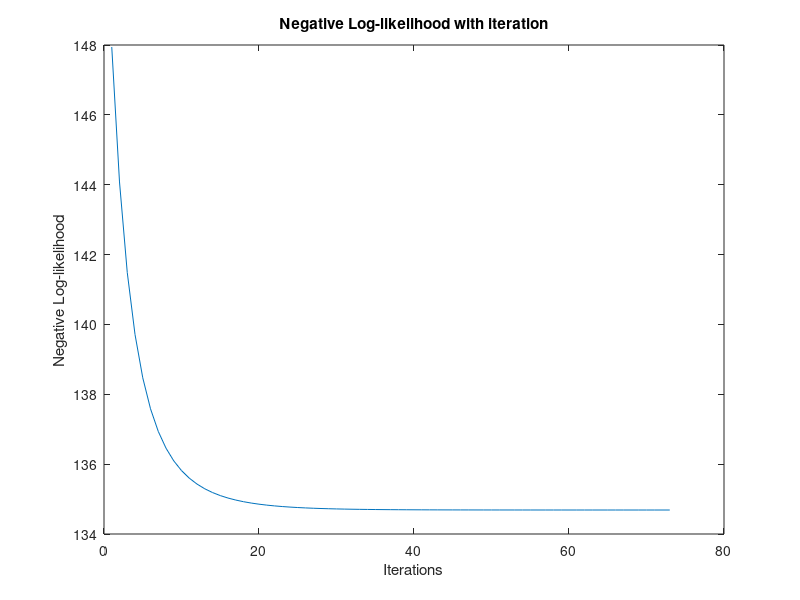

MATLAB code for this plot:
%% Logistic Regression
%
clc;
clear;
close all;
% Type of target: options=1 for binary target, options=2 for multi-class
options = 2;
d = 3;
max_iter = 450;
eta = 0.5;
% This is for 3 class regression
c = 3;
%% Import training data
% They both include four columns. 
% The first column coded the target variable of ?apply to graduate school?,
% unlikely (0), or  likely (1) in the binary data,  and  unlikely (0), somewhat
% likely (1), or very likely (2) in the 3-class data.
% The other three columns are three variables as follows:
% 1.parent, which is a 0/1 variable indicating whether at least one parent 
% has a graduate degree; 
% 2.public, which is a 0/1 variable where 1 indicates that the undergraduate 
% institution is a public university and 0 indicates that it is a private university, 
% 3.gpa, which is the student's grade point average.  
%  
% In other words, each undergraduate student is described by  x, which is a 
% 3-dim vector.  Can we make a prediction of his/her target t=?

if options == 1
    train = importdata('logreg_data_binary.txt');
elseif options == 2
    train = importdata('logreg_data_3class.txt');
end
% Normalization
x0 = train(:,2:4);
t = train(:,1);
n = size(x0,1);
x = (x0-repmat(mean(x0),n,1))./repmat(std(x0),n,1);
x = [ones(n,1) x];
norm_param = [mean(x0); std(x0)];

%% Training by Gradient Descent
if options == 1
    W = zeros(d+1,1);
    W_threshold = repmat(0.0001, d+1, 1);
elseif options == 2
    wc0 = zeros(d+1,1);  % [w0 w1 w2 w3]
    wc1 = zeros(d+1,1);
    wc2 = zeros(d+1,1);
    WWW = [wc0 wc1 wc2];
    WWW_threshold = repmat(0.0001, d+1, 3);
    y = zeros(n,c);
    for i=1:n
        y(i,t(i)+1) = 1;
    end
end


for iter=1:max_iter
    if options == 1
        % Train W
        W_prev = W;
        mu = 1./(1+exp(-(W'*x')'));
        grad = ((mu-t)'*x)';
        W = W - eta./n*grad;
        NLL(iter) = -sum(t.*log(mu)+(1-t).*log(1-mu));
        if abs(W_prev - W) < W_threshold
            break;
        end
    elseif options == 2
        % Train WWW
        WWW_prev = WWW;
        mu = exp(WWW'*x')'./repmat(sum(exp(WWW'*x')',2),1,c);
        wc0 = wc0-eta./n*((mu(:,1)-y(:,1))'*x)';
        wc1 = wc1-eta./n*((mu(:,2)-y(:,2))'*x)';
        wc2 = wc2-eta./n*((mu(:,3)-y(:,3))'*x)';
        WWW = [wc0 wc1 wc2];
        NLL(iter) = -sum(sum(y'.*(WWW'*x'))'-log(sum(exp(WWW'*x')',2)));
        if abs(WWW_prev - WWW) < WWW_threshold
            break;
        end
    end
    
end

%% Testing
if options == 1
    test = importdata('test_data_binary.txt');
elseif options == 2
    test = importdata('test_data_3class.txt');
end
% Normalization
x0 = test(:,2:4);
t = test(:,1);
n = size(x0,1);
x = (x0-repmat(norm_param(1,:),n,1))./repmat(norm_param(2,:),n,1);
x = [ones(n,1) x];

if options == 1
    t_hat = (W'*x')';
    t_pred = zeros(size(t));
    t_idx = find(t_hat>=0.5);
    t_pred(t_idx) = ones(size(t_idx));    
elseif options == 2
    t_hat = (WWW'*x')';
    [max,t_idx] = max(t_hat,[],2);
    t_pred = t_idx-ones(size(t_idx));
end

%% Results
plot(NLL);
title('Negative Log-likelihood with iteration');
xlabel('Iterations');
ylabel('Negative Log-likelihood');
true_idx = find((t_pred - t)==0);
right_ratio = size(true_idx,1)/n;

if options == 1
    fprintf('\nCoefficient W:\n');
    W
elseif options == 2
    fprintf('\nCoefficient W:\n');
    WWW
end
fprintf('\n Ratio of correctly predicted targets:\n');
right_ratio

